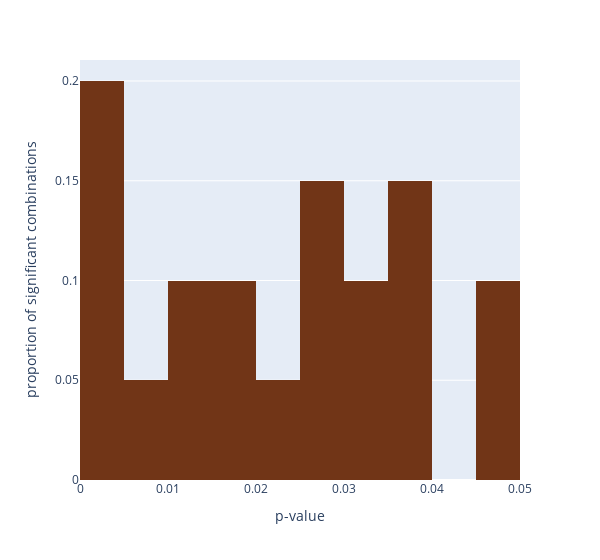

Notebook code for this chart:
### Code cell
sig
p_dist = px.histogram(
    sig, 
    x = 'p-value',
    nbins = 20,
    histnorm='probability', 
    color_discrete_sequence=['#713517'],
    width=600
)
p_dist.update_layout(yaxis_title='proportion of significant combinations')
p_dist.show()

### Figure 1 — Plotly figure (JSON) as saved in the notebook; plotly's stock layout.template omitted (floating-point values rounded to 4 significant figures)
{"data": [{"alignmentgroup": "True", "bingroup": "x", "histnorm": "probability", "hovertemplate": "p-value=%{x}<br>probability=%{y}<extra></extra>", "legendgroup": "", "marker": {"color": "#713517", "pattern": {"shape": ""}}, "name": "", "nbinsx": 20, "offsetgroup": "", "orientation": "v", "showlegend": false, "type": "histogram", "x": [0.0009, 0.0156, 0.019, 0, 0.0001, 0.0002, 0.0265, 0.0058, 0.0395, 0.0467, 0.0313, 0.0469, 0.0103, 0.0398, 0.0348, 0.0231, 0.0125, 0.0275, 0.0393, 0.0288], "xaxis": "x", "yaxis": "y"}], "layout": {"barmode": "relative", "legend": {"tracegroupgap": 0}, "margin": {"t": 60}, "width": 600, "xaxis": {"anchor": "y", "domain": [0, 1], "title": {"text": "p-value"}}, "yaxis": {"anchor": "x", "domain": [0, 1], "title": {"text": "proportion of significant combinations"}}}}
